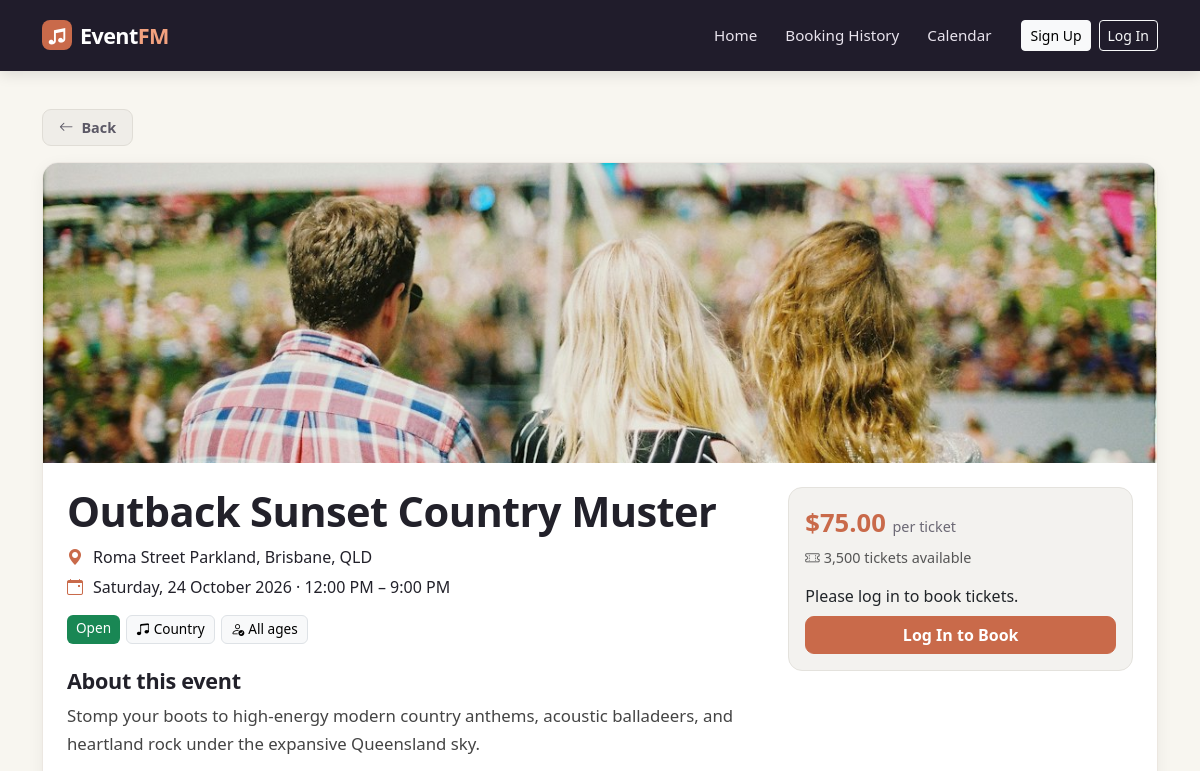
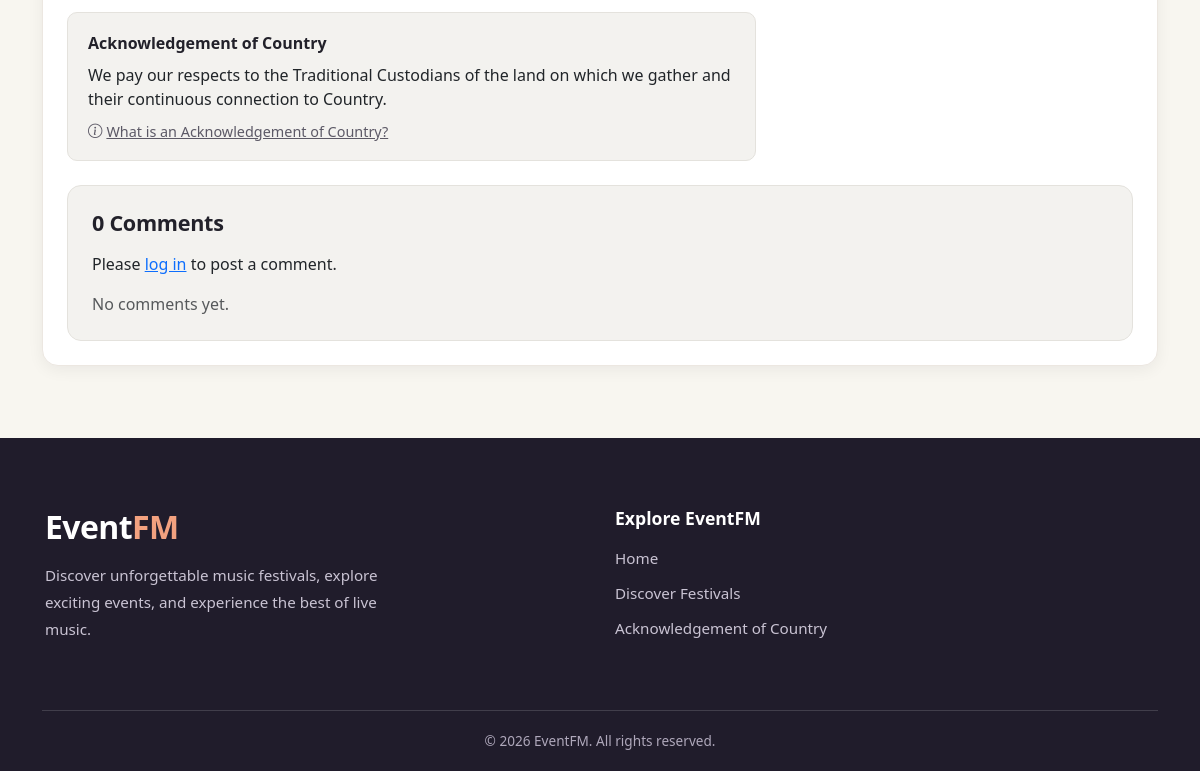
The app's page /event/6, older data (2 pictures, top to bottom).
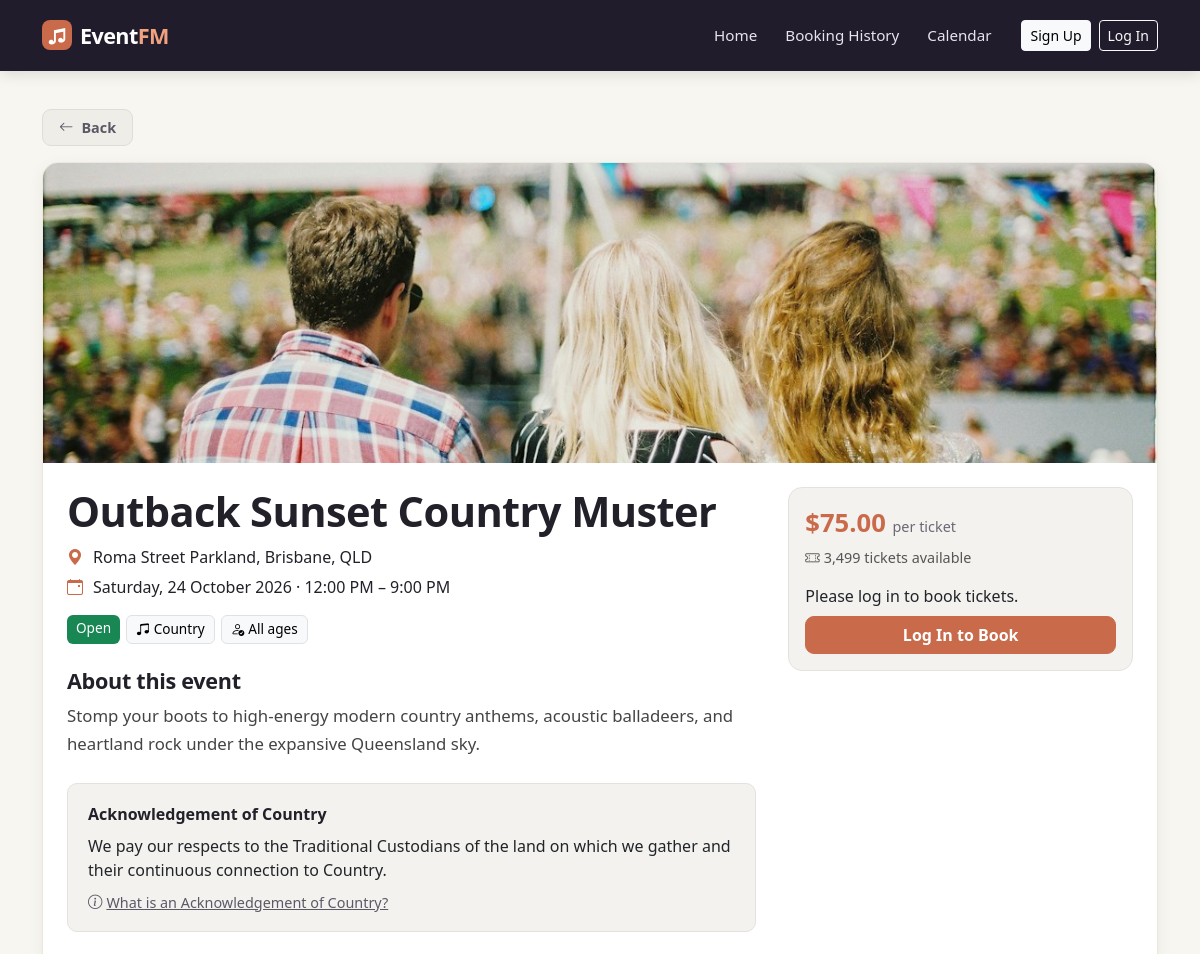
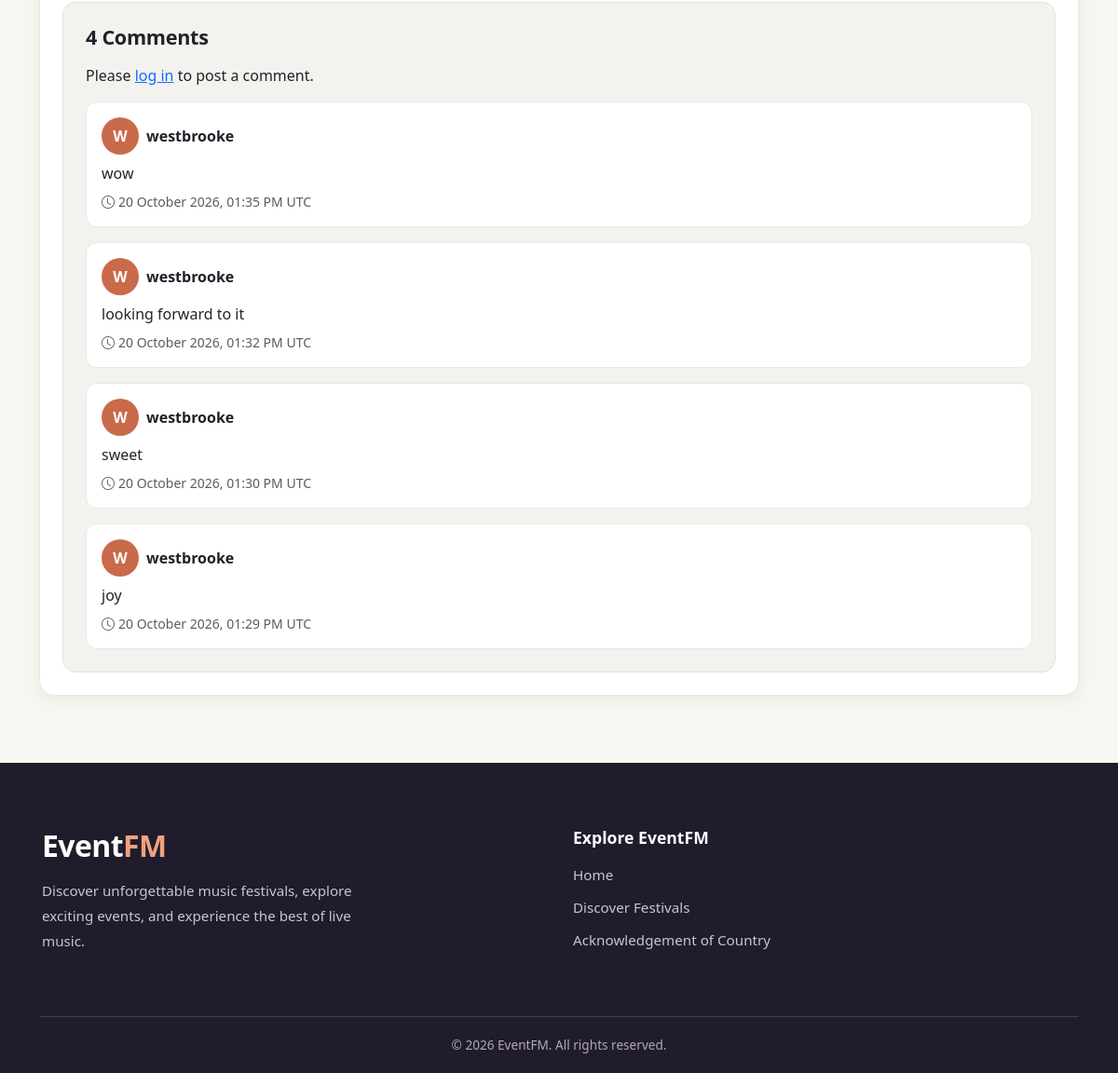
The same page, newer data (2 pictures, top to bottom).
### website/models.py (models this page shows, shortened)
class Event(db.Model):
    __tablename__ = 'events'
    id = db.Column(db.Integer, primary_key=True)
    title = db.Column(db.String(200), nullable=False)
    description = db.Column(db.Text, nullable=False)
    date = db.Column(db.Date, nullable=False)
    start_time = db.Column(db.Time, nullable=False)
    end_time = db.Column(db.Time, nullable=False)
    location = db.Column(db.String(200), nullable=False)
    genre = db.Column(db.String(30), nullable=False)
    age_limit = db.Column(db.String(20), nullable=False, default='all-ages')
    price = db.Column(db.Float, nullable=False)
    capacity = db.Column(db.Integer, nullable=False)
    image_filename = db.Column(db.String(200))
    status = db.Column(db.String(20), nullable=False, default='Open')
    acknowledgement_type = db.Column(db.String(20), nullable=False, default='none')
    acknowledgement_text = db.Column(db.Text)
    user_id = db.Column(db.Integer, db.ForeignKey('users.id'), nullable=False) #Links to user who created it (User.ID = Foreign Key)
    comments = db.relationship('Comment', backref='event', lazy=True)
    orders = db.relationship('Order', backref='event', lazy=True)
    chunks = db.relationship('EventChunk', backref='event', lazy=True, cascade='all, delete-orphan')
    acknowledgement = db.relationship('Acknowledgement', backref='event', uselist=False, cascade='all, delete-orphan')
    @property
    def tickets_sold(self):
        return sum(o.quantity for o in self.orders if o.booking_status != 'Cancelled')
    @property
    def tickets_remaining(self):
        return self.capacity - self.tickets_sold
    def refresh_status(self):
        if self.status == 'Cancelled':
            return
        if self.date < datetime.now().date():
            self.status = 'Inactive'
        elif self.tickets_remaining <= 0:
            self.status = 'Sold Out'
        else:
            self.status = 'Open'

class Order(db.Model):
    __tablename__ = 'orders'
    id = db.Column(db.Integer, primary_key=True)
    user_id = db.Column(db.Integer, db.ForeignKey('users.id'), nullable=False)
    event_id = db.Column(db.Integer, db.ForeignKey('events.id'), nullable=False)
    quantity = db.Column(db.Integer, nullable=False)
    total_price = db.Column(db.Float, nullable=False)
    booking_date = db.Column(db.DateTime, nullable=False, default=lambda: datetime.now(timezone.utc))
    booking_status = db.Column(db.String(20), nullable=False, default='Confirmed')

class Comment(db.Model):
    __tablename__ = 'comments'
    id = db.Column(db.Integer, primary_key=True)
    content = db.Column(db.Text, nullable=False)
    created_at = db.Column(db.DateTime, nullable=False, default=lambda: datetime.now(timezone.utc))
    user_id = db.Column(db.Integer, db.ForeignKey('users.id'), nullable=False)
    event_id = db.Column(db.Integer, db.ForeignKey('events.id'), nullable=False)

class User(db.Model, UserMixin):
    __tablename__ = 'users'
    id = db.Column(db.Integer, primary_key=True)
    name = db.Column(db.String(100), unique=True, nullable=False)
    first_name = db.Column(db.String(100), nullable=False)
    surname = db.Column(db.String(100), nullable=False)
    emailid = db.Column(db.String(100), unique=True, nullable=False)
    password_hash = db.Column(db.String(200), nullable=False)
    contact_number = db.Column(db.String(20), nullable=False)
    street_address = db.Column(db.String(200), nullable=False)
    user_type = db.Column(db.String(50), nullable=False)
    events = db.relationship('Event', backref='owner', lazy=True)
    comments = db.relationship('Comment', backref='author', lazy=True)
    orders = db.relationship('Order', backref='user', lazy=True)

### website/views.py (the view)
@main_bp.route('/event/<int:event_id>')
def event_details(event_id):
    event = Event.query.get_or_404(event_id)
    event.refresh_status()
    db.session.commit()
    booking_form = BookingForm()
    comment_form = CommentForm()
    order_id = request.args.get('order_id')
    booking_error = request.args.get('booking_error')
    return render_template(
        'event-details.html',
        event=event,
        back_url=event_back_url(event.id),
        capital_cities=aoc.CAPITAL_CITIES,
        source_labels=aoc.SOURCE_LABELS,
        booking_form=booking_form,
        comment_form=comment_form,
        order_id=order_id,
        booking_error=booking_error
    )

### website/templates/event-details.html (shortened to what this page needs)
{% extends "base.html" %}
{% block content %}
<div class="container event-details-page">
    <a href="{{ back_url }}" class="btn event-back-btn mt-2">
        <i class="bi bi-arrow-left me-2" aria-hidden="true"></i>Back
    </a>
    <div class="card event-details-card mt-3 mb-4">
        <img src="{{ url_for('static', filename='img/' + event.image_filename) if event.image_filename else url_for('static', filename='img/festival-1.jpg') }}"
            class="card-img-top"
            alt="{{ event.title }}"
            style="width: 100%; height: 300px; object-fit: cover; object-position: center;">
        <div class="card-body p-4">
            <div class="event-details-layout">
                <div class="event-details-header">
                    <h1 class="event-details-title mb-2">{{ event.title }}</h1>
                    <div class="event-details-meta mb-3">
                        <p>
                            <i class="bi bi-geo-alt-fill" aria-hidden="true"></i>
                            <a href="https://www.google.com/maps/search/?api=1&query={{ event.location | urlencode }}"
                            class="location-link"
                            target="_blank">{{ event.location }}</a>
                        </p>
                        <p>
                            <i class="bi bi-calendar-event" aria-hidden="true"></i>
                            {{ event.date.strftime('%A, %d %B %Y') }}
                            &middot; {{ event.start_time.strftime('%I:%M %p').lstrip('0') }} &ndash; {{ event.end_time.strftime('%I:%M %p').lstrip('0') }}
                        </p>
                    </div>
                    <div class="event-details-tags">
                        {% include "_event-card-badges.html" %}
                        <span class="badge text-bg-light border"><i class="bi bi-music-note-beamed me-1" aria-hidden="true"></i>{{ event.genre | genre_label }}</span>
                        <span class="badge text-bg-light border"><i class="bi bi-person-check me-1" aria-hidden="true"></i>{{ event.age_limit | age_label }}</span>
                    </div>
                </div>
                <div class="event-details-about">
                    <div class="d-flex align-items-center gap-2 mb-2">
                        <h2 class="event-details-heading mb-0">About this event</h2>
                    </div>
                    <p class="event-details-description mb-4">{{ event.description }}</p>
                    {% if event.acknowledgement_type != 'none' and event.acknowledgement_text %}
                    {% set detail = event.acknowledgement %}
                    <div class="aoc-event-panel mb-4">
                        <p class="aoc-event-title mb-2">Acknowledgement of Country</p>
                        <p class="aoc-event-text">{{ event.acknowledgement_text }}</p>
                        <a class="aoc-event-link" href="{{ url_for('main.acknowledgement_guide') }}">
                            <i class="bi bi-info-circle me-1" aria-hidden="true"></i>What is an Acknowledgement of Country?
                        </a>
                    </div>
                    {% endif %}
                </div>
                <div class="event-details-tickets">
                    <div class="event-ticket-panel">
                    <div class="card event-booking-card mb-0">
                        <div class="card-body">
                            <p class="event-ticket-price mb-1">${{ '%.2f'|format(event.price) }} <span>per ticket</span></p>
                            {% if event.status == 'Open' %}
                                <p class="event-ticket-remaining mb-3">
                                    <i class="bi bi-ticket-perforated me-1" aria-hidden="true"></i>{{ '{:,}'.format(event.tickets_remaining) }} tickets available
                                </p>
                                {% if current_user.is_authenticated %}
                                    <form id="bookingForm" method="POST" action="{{ url_for('main.book_event', event_id=event.id) }}">
                                        {{ booking_form.hidden_tag() }}
                                        {{ booking_form.quantity.label(class="form-label") }}
                                        <div class="d-flex gap-2">
                                            {{ booking_form.quantity(class="form-control event-ticket-half", min="1", max="10") }}
                                            <button type="button" class="btn btn-success event-ticket-half" data-bs-toggle="modal" data-bs-target="#bookingConfirmModal">Book Event</button>
                                        </div>
                                    </form>
                                {% else %}
                                    <p class="mb-2">Please log in to book tickets.</p>
                                    <a href="{{ url_for('auth.login') }}" class="btn btn-success w-100">Log In to Book</a>
                                {% endif %}
                            {% elif event.status == 'Sold Out' %}
                                <div class="alert alert-warning mt-3 mb-0">
                                    This event is sold out.
                                </div>
                            {% elif event.status == 'Cancelled' %}
                                <div class="alert alert-danger mt-3 mb-0">
                                    This event has been cancelled.
                                </div>
                            {% elif event.status == 'Inactive' %}
                                <div class="alert alert-secondary mt-3 mb-0">
                                    This event is no longer available for booking.
                                </div>
                            {% endif %}
                        </div>
                    </div>
                    </div>
                </div>
            </div>
            <section class="event-comments mt-4">
                {% set comment_count = event.comments | length %}
                <h3 class="event-details-heading mb-3">{{ comment_count }} Comment{{ 's' if comment_count != 1 }}</h3>
                {% if current_user.is_authenticated %}
                    <form method="POST" action="{{ url_for('main.add_comment', event_id=event.id) }}" class="mb-3">
                        {{ comment_form.hidden_tag() }}
                        {{ comment_form.content.label(class="visually-hidden") }}
                        {{ comment_form.content(class="form-control", rows="2", placeholder="Add a comment...") }}
                        <div class="d-flex justify-content-end mt-2">
                            <button type="submit" class="btn btn-primary btn-sm text-nowrap">
                                <i class="bi bi-send me-2" aria-hidden="true"></i>Post Comment
                            </button>
                        </div>
                    </form>
                {% else %}
                     <p>
                        Please <a href="{{ url_for('auth.login') }}">log in</a> to post a comment.
                     </p>
                {% endif %}
                {% for comment in event.comments | sort(attribute='created_at', reverse=true) %}
                    <div class="card event-comment-card mb-3">
                        <div class="card-body">
                            <div class="d-flex align-items-center gap-2 mb-2">
                                <span class="rounded-circle event-comment-avatar text-white d-inline-flex align-items-center justify-content-center fw-bold" style="width: 40px; height: 40px;">{{ comment.author.name[:1] | upper }}</span>
                                <h6 class="card-title mb-0">{{ comment.author.name }}</h6>
                            </div>
                            <p class="card-text mb-2">{{ comment.content }}</p>
                            <small class="text-muted">
                                <i class="bi bi-clock me-1" aria-hidden="true"></i>{{ comment.created_at.strftime('%d %B %Y, %I:%M %p') }} UTC
                            </small>
                        </div>
                    </div>
                {% else %}
                    <p class="text-muted">No comments yet.</p>
                {% endfor %}
            </section>
        </div>
    </div>
</div>
{% endblock %}

### website/templates/base.html (shortened to what this page needs)
<html>
<head>
    <link href="https://cdn.jsdelivr.net/npm/bootstrap@5.3.2/dist/css/bootstrap.min.css" rel="stylesheet">
    <link href="https://cdn.jsdelivr.net/npm/bootstrap-icons@1.11.3/font/bootstrap-icons.min.css" rel="stylesheet">
    <link href="{{ url_for('static', filename='styles/style.css') }}" rel="stylesheet">
</head>
<body>
    <header>
        <nav class="navbar navbar-expand-md festival-navbar navbar-dark">
            <div class="container">
                <a class="navbar-brand eventfm-brand" href="{{ url_for('main.index') }}">
                    <span class="eventfm-logo-icon">♫</span>
                    <span>Event<span class="eventfm-brand-accent">FM</span></span>
                </a>
                <div class="collapse navbar-collapse" id="mainNavbar">
                    <div class="navbar-nav ms-auto align-items-md-center">
                        <a class="nav-link" href="{{ url_for('main.index') }}">Home</a>
                        <a class="nav-link" href="{{ url_for('main.booking_history') }}">Booking History</a>
                        <a class="nav-link" href="{{ url_for('main.festival_calendar') }}">Calendar</a>
                        {% if current_user.is_authenticated %}
                            <span class="nav-link nav-user-name">Logged in as {{ current_user.name }}</span>
                            <a class="btn btn-outline-light btn-sm" href="{{ url_for('auth.logout') }}">Logout</a>
                        {% else %}
                            <a class="btn btn-light btn-sm ms-md-3 me-md-2" href="{{ url_for('auth.register') }}">Sign Up</a>
                            <a class="btn btn-outline-light btn-sm" href="{{ url_for('auth.login') }}">Log In</a>
                        {% endif %}
                    </div>
                </div>
            </div>
        </nav>
    </header>
    <main class="site-main">
    {% block content %}
    {% endblock %}
    </main>
    <footer class="site-footer eventfm-footer">
    <div class="container">
        <div class="row gy-4 align-items-start">
            <div class="col-md-6">
                <h3 class="eventfm-footer-brand">
                    Event<span>FM</span>
                </h3>
                <p class="eventfm-footer-description">
                    Discover unforgettable music festivals,
                    explore exciting events, and experience
                    the best of live music.
                </p>
            </div>
            <div class="col-md-6">
                <h5 class="eventfm-footer-heading">Explore EventFM</h5>
                <div class="eventfm-footer-links">
                    <a href="{{ url_for('main.index') }}">Home</a>
                    <a href="{{ url_for('main.index') }}">Discover Festivals</a>
                    <a href="{{ url_for('main.acknowledgement_guide') }}">Acknowledgement of Country</a>                </div>
            </div>
        </div>
        <div class="eventfm-footer-bottom">
            <p>&copy; 2026 EventFM. All rights reserved.</p>
        </div>
    </div>
    </footer>
</body>
</html>

### website/templates/_event-card-badges.html (shortened to what this page needs)
{% if event.status == 'Open' %}
<span class="badge text-bg-success">Open</span>
{% elif event.status == 'Sold Out' %}
<span class="badge text-bg-warning">Sold Out</span>
{% elif event.status == 'Cancelled' %}
<span class="badge text-bg-danger">Cancelled</span>
{% else %}
<span class="badge text-bg-secondary">{{ event.status }}</span>
{% endif %}

Row changes from the older to the newer data that the page shows:
computed for Event "Outback Sunset Country Muster": tickets_remaining "3,500" → "3,499"
added Comment: author "W", author.name "westbrooke", content "wow", created_at "20 October 2026, 01:35 PM"
added Comment: author "W", author.name "westbrooke", content "looking forward to it", created_at "20 October 2026, 01:32 PM"
added Comment: author "W", author.name "westbrooke", content "sweet", created_at "20 October 2026, 01:30 PM"
added Comment: author "W", author.name "westbrooke", content "joy", created_at "20 October 2026, 01:29 PM"
Text that changed along with them:
{{ comment_count }}: "0" → "4"
text no longer shown: "No comments yet."
